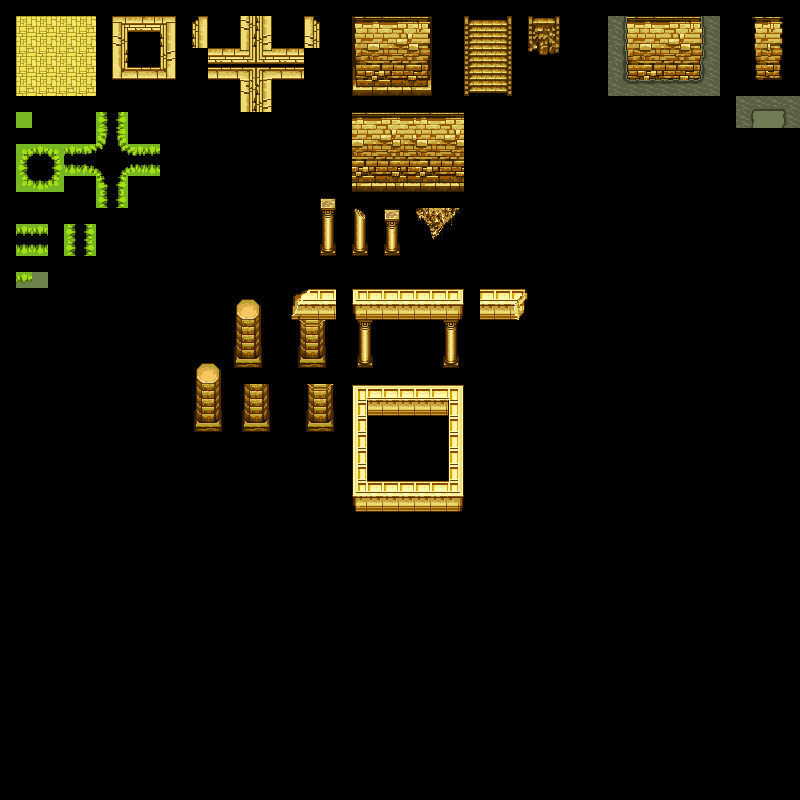

The image is a tile-based game level rendered from a .tmx file. Its description and source (layers, tilesets, objects; grid data summarised) follow:
An orthogonal 50x50 tile map with 16x16 px tiles, 2 tile layers (Vrstva dlaždic 2, Vrstva dlaždic 1), 10 tilesets.

<map version="1.0" tiledversion="1.1.6" orientation="orthogonal" renderorder="right-down" width="50" height="50" tilewidth="16" tileheight="16" infinite="0" nextobjectid="1">
 <tileset firstgid="1" name="temple-wall01" tilewidth="16" tileheight="16" tilecount="80" columns="20">
  <image source="temple-wall01.png" width="320" height="64" />
 </tileset>
 <tileset firstgid="81" name="temple-dlazba" tilewidth="16" tileheight="16" tilecount="25" columns="5">
  <image source="temple-dlazba.png" width="80" height="80" />
 </tileset>
 <tileset firstgid="106" name="temple_p02" tilewidth="16" tileheight="16" tilecount="2535" columns="39">
  <image source="temple_p02.png" width="630" height="1050" />
 </tileset>
 <tileset firstgid="2641" name="temple_p01" tilewidth="16" tileheight="16" tilecount="961" columns="31">
  <image source="temple_p01.png" width="500" height="500" />
 </tileset>
 <tileset firstgid="3602" name="temple-wall02" tilewidth="16" tileheight="16" tilecount="16" columns="4">
  <image source="temple-wall02.png" width="64" height="64" />
 </tileset>
 <tileset firstgid="3618" name="temple" tilewidth="16" tileheight="16" tilecount="2500" columns="50">
  <image source="temple.png" width="800" height="800" />
 </tileset>
 <tileset firstgid="6118" name="temple-schody" tilewidth="16" tileheight="16" tilecount="15" columns="3">
  <image source="temple-schody.png" width="48" height="80" />
 </tileset>
 <tileset firstgid="6133" name="temple-schody-ruin" tilewidth="16" tileheight="16" tilecount="6" columns="2">
  <image source="temple-schody-ruin.png" width="32" height="48" />
 </tileset>
 <tileset firstgid="6139" name="bazina04" tilewidth="16" tileheight="16" tilecount="2500" columns="50">
  <image source="bazina04.png" width="800" height="800" />
 </tileset>
 <tileset firstgid="8639" name="temple-sloupy-pom" tilewidth="16" tileheight="16" tilecount="24" columns="8">
  <image source="temple-sloupy-pom.png" width="128" height="48" />
 </tileset>
 <layer name="Vrstva dlaždic 2" width="50" height="50">
  <data>[2500 cells, 3 non-empty, 3 distinct tile ids]</data>
 </layer>
 <layer name="Vrstva dlaždic 1" width="50" height="50">
  <data>[2500 cells, 472 non-empty, 415 distinct tile ids]</data>
 </layer>
</map>
